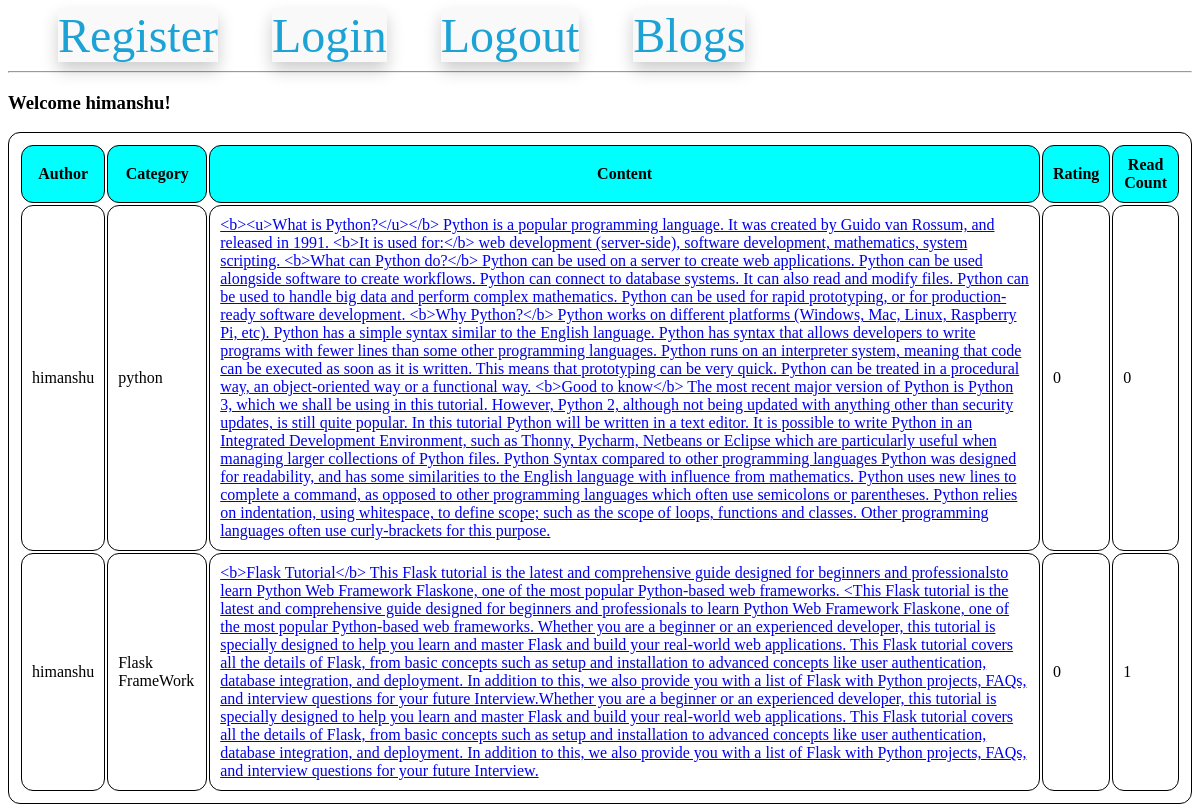
Page /listAllBlogs (signed in) on the committed database.
### models.py (models this page shows, shortened)
class UserModel(UserMixin, db.Model):
    __tablename__ = "users"
    id = db.Column(db.Integer, primary_key=True)
    email = db.Column(db.String(100), unique=True)
    username = db.Column(db.String(100))
    password_hash = db.Column(db.String(250))

class BlogModel(db.Model):
    id = db.Column(db.Integer, primary_key=True)
    category_id = db.Column(
        db.Integer, db.ForeignKey("category_master.category_id"), nullable=False
    )
    blog_user_id = db.Column(db.Integer, db.ForeignKey("users.id"), nullable=False)
    blog_text = db.Column(db.Text, nullable=False)
    blog_creation_date = db.Column(db.DateTime)
    blog_read_count = db.Column(db.Integer, default=0)
    blog_rating_count = db.Column(db.Integer, default=0)

### routes.py (the view)
@app.route('/listAllBlogs')
def list_all_blogs():
    all_blogs = BlogModel.query.all()
    all_users = {user.id: user for user in UserModel.query.all()}  # Create a dictionary for quick access to users by ID
    return render_template('list_all_blogs.html', all_blogs=all_blogs, all_users=all_users, all_categories=global_all_category_name)

### models.py (called while the page is built)
@login.user_loader
def load_user(id):
    return UserModel.query.get(int(id))

### templates/list_all_blogs.html (shortened to what this page needs)
{% extends 'base.html' %}
{% block content %}
{% if current_user.is_anonymous %}
    <h3>Welcome Guest!</h3>
{% else %}
    <h3>Welcome {{ current_user.username }}!</h3>
{% endif %}
<table>
    <thead>
        <tr>
            <th>Author</th>
            <th>Category</th>
            <th>Content</th>
            <th>Rating</th>
            <th>Read Count</th>
        </tr>
    </thead>
    <tbody>
        {% for blog in all_blogs %}
        <tr>
            <td>{{ all_users[blog.blog_user_id].username }}</td>
            <td>{{ all_categories[blog.category_id - 1] }}</td>
            {% if current_user.is_authenticated %}
               <td><a href="{{ url_for('blog_detail', blog_id=blog.id, username=all_users[blog.blog_user_id].username, category=all_categories[blog.category_id - 1]) }}">{{ blog.blog_text }}</a></td>
            {% else %}
               <td>{{ blog.blog_text }}</td>
            {% endif %}
            <td>{{ blog.blog_rating_count }}</td>
            <td>{{ blog.blog_read_count }}</td>
        </tr>
        {% endfor %}
    </tbody>
</table>
{% endblock %}

### templates/list_all_blogs.html (style rules this page uses)
th { background-color: aqua; }
table, th, td { border: 1px solid black; border-radius: 12px; padding: 10px; }

### rows in the picture
UserModel: username "himanshu"
BlogModel: all_categories "python", blog_text "<b><u>What is Python?</u></b> Python is a popular programming language. It was created by Guido van Rossum, and released in 1991. <b>It is used for:</b> web development (server-side), software development, mathematics, system scripting. <b>What can Python do?</b> Python can be used on a server to create web applications. Python can be used alongside software to create workflows. Python can connect to database systems. It can also read and modify files. Python can be used to handle big data and perform complex mathematics. Python can be used for rapid prototyping, or for production-ready software development. <b>Why Python?</b> Python works on different platforms (Windows, Mac, Linux,…", blog_rating_count "0", blog_read_count "0"
BlogModel: all_categories "Flask FrameWork", blog_text "<b>Flask Tutorial</b> This Flask tutorial is the latest and comprehensive guide designed for beginners and professionalsto learn Python Web Framework Flaskone, one of the most popular Python-based web frameworks. <This Flask tutorial is the latest and comprehensive guide designed for beginners and professionals to learn Python Web Framework Flaskone, one of the most popular Python-based web frameworks. Whether you are a beginner or an experienced developer, this tutorial is specially designed to help you learn and master Flask and build your real-world web applications. This Flask tutorial covers all the details of Flask, from basic concepts such as setup and installation to advanced…", blog_rating_count "0", blog_read_count "1"
